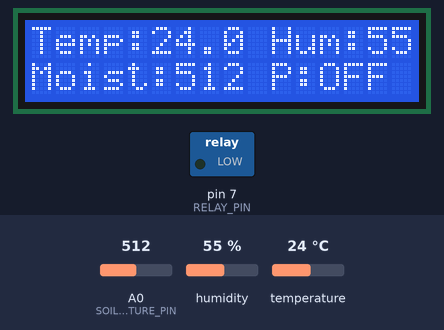
A sketch run on a simulated Arduino Uno, built with avr-gcc and run on an emulated ATmega328P. Shown: 16×2 character LCD, switched loads named in the sketch (green lamp = pin HIGH). The test bench sets the inputs (shaded band); at power-on: A0 (SOIL_MOISTURE_PIN) = 512, humidity 55 %, temperature 24 °C. What the sketch prints to the serial monitor is not drawn.

Above: at 3.2 s.
3.3 s: A0 (SOIL_MOISTURE_PIN) set to 693
At 7.9 s:
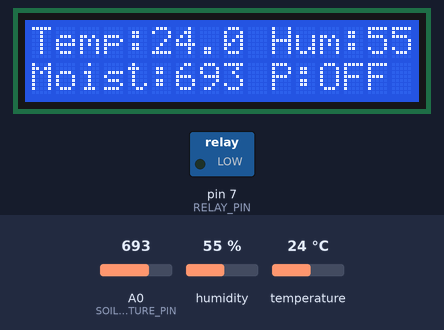
8.9 s: A0 (SOIL_MOISTURE_PIN) set to 717
At 12.6 s:
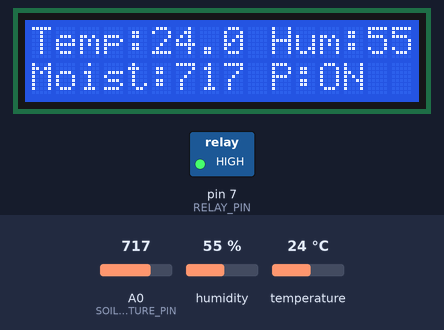
14.5 s: A0 (SOIL_MOISTURE_PIN) set to 0
At 18.5 s:
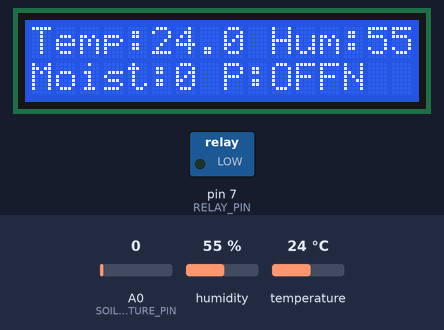
20.1 s: humidity set to 22 %
At 23.1 s:
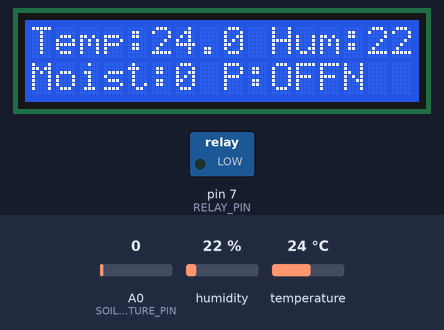
25.7 s: temperature set to 12 °C
At 27.7 s:
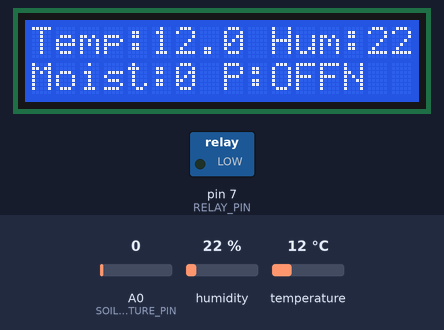
31.3 s: humidity set to 40 %
At 33.6 s:
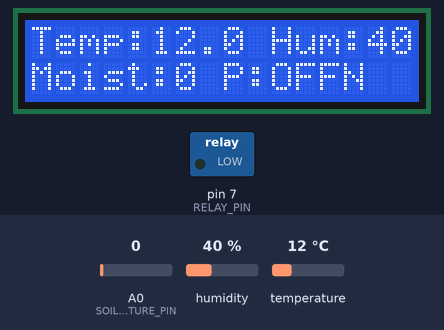
Timing chart, 0 to 35.1 s (numbered marks = the images above; inputs shaded):
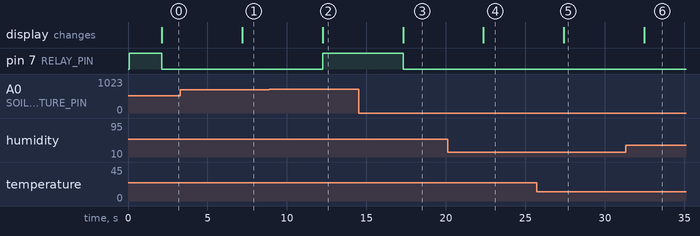

The sketch:

SmartGardenSystem.ino
```cpp
#include <Wire.h>
#include <LiquidCrystal_I2C.h>
#include <DHT.h>

#define DHTPIN 2        // DHT11 sensor connected to pin 2
#define DHTTYPE DHT11   // Define sensor type
DHT dht(DHTPIN, DHTTYPE);

#define SOIL_MOISTURE_PIN A0  // Soil moisture sensor connected to A0
#define RELAY_PIN 7           // Relay module connected to pin 7

// Initialize LCD with I2C address (0x27 or 0x3F depending on your module)
LiquidCrystal_I2C lcd(0x27, 16, 2);

void setup() {
    Serial.begin(9600);
    dht.begin();
    lcd.init();
    lcd.backlight();

    pinMode(RELAY_PIN, OUTPUT);
    digitalWrite(RELAY_PIN, HIGH); // Ensure pump is off at start

    lcd.setCursor(0, 0);
    lcd.print("Smart Garden");
    delay(2000);
    lcd.clear();
}

void loop() {
    float temperature = dht.readTemperature();
    float humidity = dht.readHumidity();
    int soilMoistureValue = analogRead(SOIL_MOISTURE_PIN);
    int threshold = 700; // Adjust based on soil conditions

    // Handle sensor read errors
    if (isnan(temperature) || isnan(humidity)) {
        Serial.println("Failed to read from DHT sensor!");
        lcd.setCursor(0, 0);
        lcd.print("DHT Error!");
        delay(2000);
        return;
    }

    // Display readings on Serial Monitor
    Serial.print("Temp: ");
    Serial.print(temperature);
    Serial.print("C | Humidity: ");
    Serial.print(humidity);
    Serial.print("% | Moisture: ");
    Serial.println(soilMoistureValue);

    // Display temperature and humidity on first line
    lcd.setCursor(0, 0);
    lcd.print("Temp:");
    lcd.print(temperature, 1); // 1 decimal place
    lcd.print(" Hum:");
    lcd.print(humidity, 0); // No decimal places
    lcd.print("% ");

    // Determine pump status
    bool pumpOn = soilMoistureValue > threshold;

    // Display soil moisture and pump status on second line
    lcd.setCursor(0, 1);
    lcd.print("Moist:");
    lcd.print(soilMoistureValue);
    lcd.print(" P:");
    lcd.print(pumpOn ? "ON " : "OFF");

    // Water Pump Control
    if (pumpOn) {
        Serial.println("Soil is dry! Pump ON");
        digitalWrite(RELAY_PIN, HIGH); // Activate pump
    } else {
        Serial.println("Soil is moist. Pump OFF");
        digitalWrite(RELAY_PIN, LOW); // Deactivate pump
    }

    delay(5000); // Wait for 5 seconds before updating again
}
```

Measured:
- the behaviour switches between 700 and 701 on A0 (SOIL_MOISTURE_PIN) (found by bisection; images 1 and 2)
- after the input at 3.3 s, the display: changes after 3.9 s (image 1)
- after the input at 8.9 s, pin 7 (RELAY_PIN): LOW → HIGH after 3.4 s; the display: changes after 3.4 s (image 2)
- after the input at 14.5 s, pin 7 (RELAY_PIN): HIGH → LOW after 2.8 s; the display: changes after 2.8 s (image 3)
- after the input at 20.1 s, the display: changes after 2.3 s (image 4)
- after the input at 25.7 s, the display: changes after 1.7 s (image 5)
- after the input at 31.3 s, the display: changes after 1.2 s (image 6)
